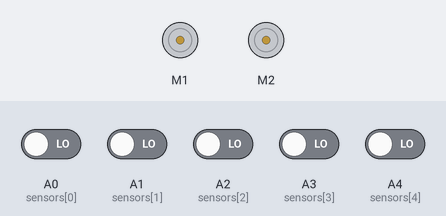
The sketch below on a simulated Arduino Uno, built with avr-gcc and run on an emulated ATmega328P. Shown: 2 × DC motor (green arrow = forward, orange = backward, longer = faster). Inputs (shaded band) come from the test bench; at power-on: A0 (sensors[0]), A1 (sensors[1]), A2 (sensors[2]), A3 (sensors[3]), A4 (sensors[4]) LOW.

Above: at 1.7 s.
1.8 s: A0 (sensors[0]) driven HIGH
At 3.0 s:
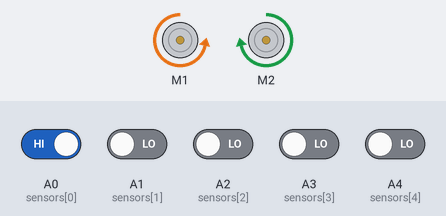
3.3 s: A1 (sensors[1]) driven HIGH
At 4.2 s:
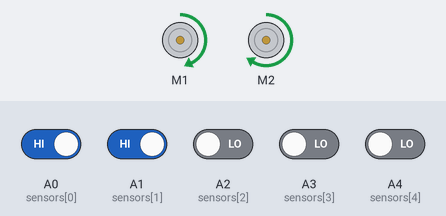
4.8 s: A4 (sensors[4]) driven HIGH
At 5.3 s:
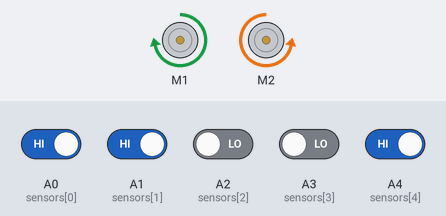
6.3 s: A3 (sensors[3]) driven HIGH
At 7.5 s:
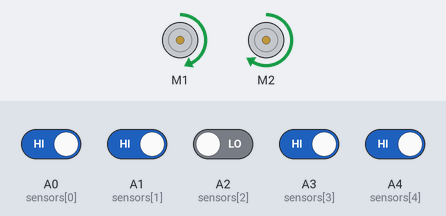
7.8 s: A3 (sensors[3]) driven LOW
At 8.8 s:
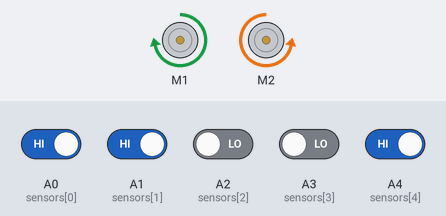
9.3 s: A1 (sensors[1]) driven LOW
At 9.9 s:
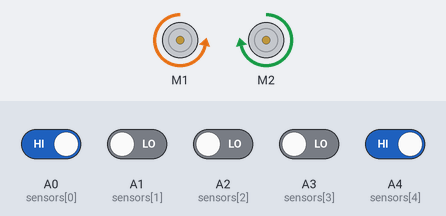
Timing chart, 0 to 11.8 s (numbered marks = the images above; inputs shaded):
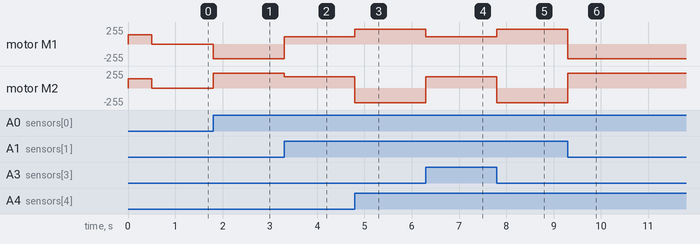

The sketch:

line_follower.ino
```cpp
#include <AFMotor.h>

AF_DCMotor motorL(1);
AF_DCMotor motorR(2);

// --- PID Constants ---
float Kp = 30;   // Increased Kp for faster reaction on edges
float Ki = 0;
float Kd =60;   // Increased Kd to prevent overshooting after a sharp turn

// --- Speed Settings ---
int baseSpeed = 140; // Slightly lower base speed gives sensors more time to react
int maxSpeed = 255;
int pivotSpeed = 220; // High speed for sharp 90-degree pivots

// --- Variables ---
float error = 0, lastError = 0;
float turnValue = 0;
int lastDirection = 0; // 1 for Right, -1 for Left

const int sensors[5] = {A0, A1, A2, A3, A4};

void setup() {
  Serial.begin(9600);
  for (int i = 0; i < 5; i++) pinMode(sensors[i], INPUT);

  motorL.setSpeed(baseSpeed);
  motorR.setSpeed(baseSpeed);

  // Startup Test
  motorL.run(FORWARD); motorR.run(FORWARD);
  delay(500);
  motorL.run(RELEASE); motorR.run(RELEASE);
}

void loop() {
  int v[5];
  bool onLine = false;

  for (int i = 0; i < 5; i++) {
    v[i] = digitalRead(sensors[i]);
    if (v[i] == 1) onLine = true;
  }

  // 1. SHARP EDGE OVERRIDE (Priority 1)
  // If only the far-left or far-right sensors hit, force a maximum pivot
  if (v[0] == 1 && v[1] == 0) {
    error = -2;
    lastDirection = -1;
  }
  else if (v[4] == 1 && v[3] == 0) {
    error = 2;
    lastDirection = 1;
  }
  // 2. NORMAL PID WEIGHTING
  else if (v[1] == 1) error = -1;
  else if (v[3] == 1) error = 1;
  else if (v[2] == 1) error = 0;

  if (onLine) {
    // PID Calculation
    float derivative = error - lastError;
    turnValue = (Kp * error) + (Kd * derivative);
    lastError = error;

    int leftMotorSpeed = baseSpeed + turnValue;
    int rightMotorSpeed = baseSpeed - turnValue;

    // SHARP DIRECTION LOGIC
    if (error <= -1.5) { // Sharp Left Pivot
      motorL.setSpeed(pivotSpeed);
      motorR.setSpeed(pivotSpeed);
      motorL.run(BACKWARD);
      motorR.run(FORWARD);
    }
    else if (error >= 1.5) { // Sharp Right Pivot
      motorL.setSpeed(pivotSpeed);
      motorR.setSpeed(pivotSpeed);
      motorL.run(FORWARD);
      motorR.run(BACKWARD);
    }
    else { // PID Smooth Steering
      motorL.setSpeed(constrain(leftMotorSpeed, 0, maxSpeed));
      motorR.setSpeed(constrain(rightMotorSpeed, 0, maxSpeed));
      motorL.run(FORWARD);
      motorR.run(FORWARD);
    }
  }
  else {
    // 3. MEMORY MODE: If line is lost, spin in the last known direction to find it
    if (lastDirection == -1) {
      motorL.setSpeed(pivotSpeed); motorR.setSpeed(pivotSpeed);
      motorL.run(BACKWARD); motorR.run(FORWARD);
    }
    else if (lastDirection == 1) {
      motorL.setSpeed(pivotSpeed); motorR.setSpeed(pivotSpeed);
      motorL.run(FORWARD); motorR.run(BACKWARD);
    }
    else {
      stopRobot();
    }
  }
}

void stopRobot() {
  motorL.run(RELEASE);
  motorR.run(RELEASE);
}
```

Measured:
- after the input at 1.8 s, motor M1: stopped → backward 220/255 at once; motor M2: stopped → forward 220/255 at once
- after the input at 3.3 s, motor M1: backward 220/255 → forward 110/255 at once; motor M2: forward 220/255 → forward 170/255 at once
- after the input at 4.8 s, motor M1: forward 110/255 → forward 220/255 at once; motor M2: forward 170/255 → backward 220/255 at once
- after the input at 6.3 s, motor M1: forward 220/255 → forward 110/255 at once; motor M2: backward 220/255 → forward 170/255 at once
- after the input at 7.8 s, motor M1: forward 110/255 → forward 220/255 at once; motor M2: forward 170/255 → backward 220/255 at once
- after the input at 9.3 s, motor M1: forward 220/255 → backward 220/255 at once; motor M2: backward 220/255 → forward 220/255 at once
